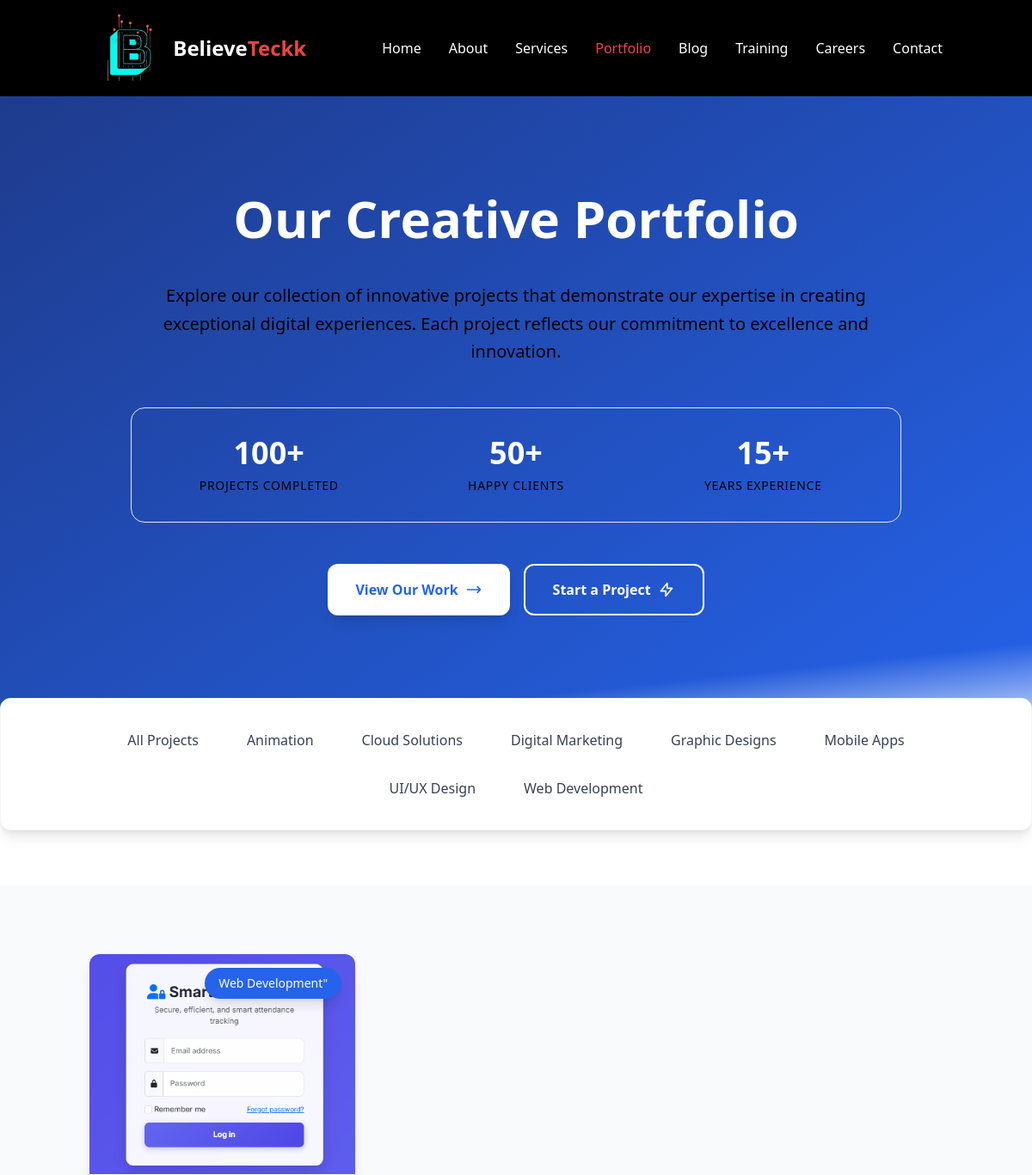
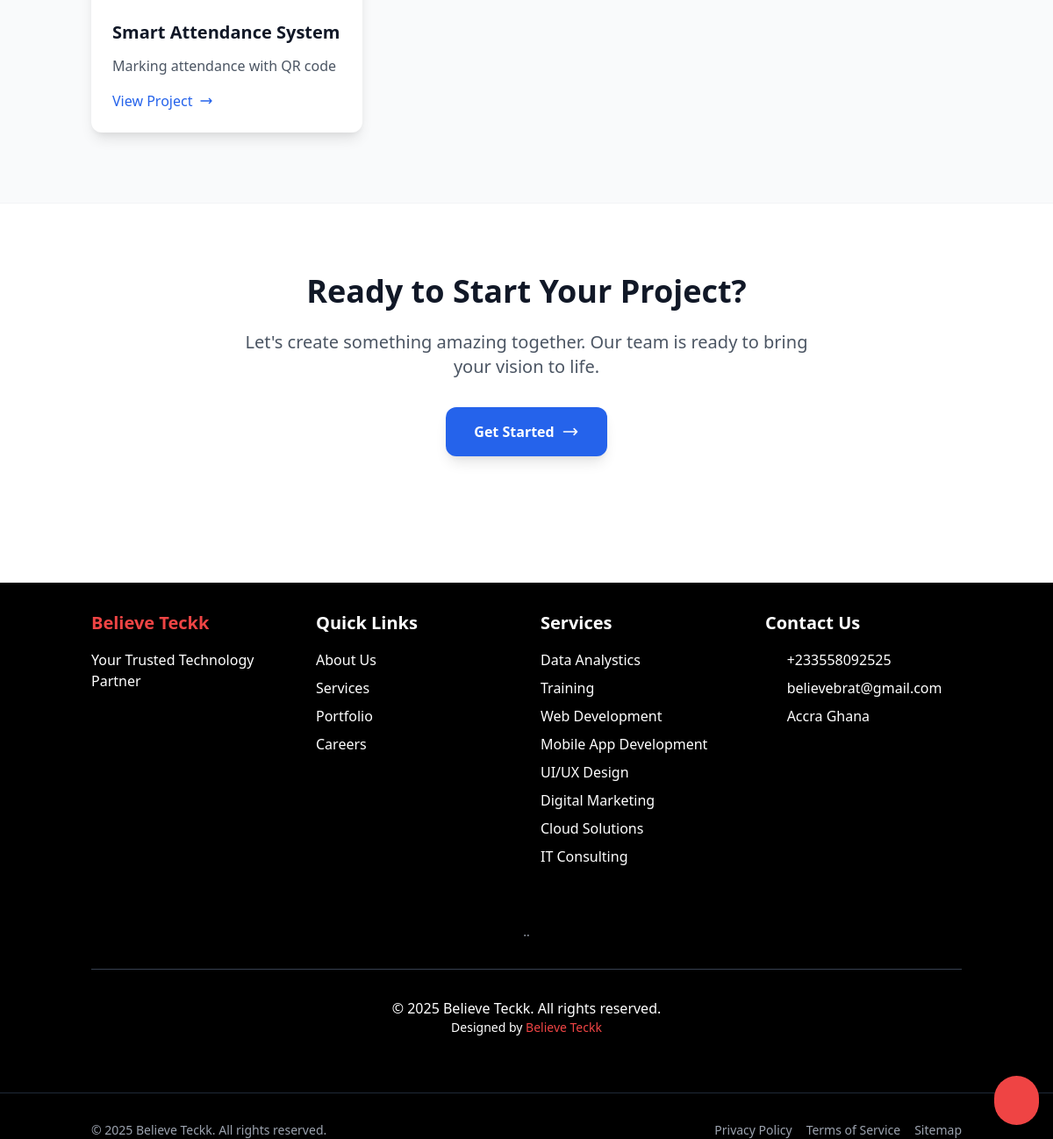
Screenshot of /portfolio.php with the database file from the repository (2 pictures, top to bottom).
### tables this page shows
CREATE TABLE `portfolio_categories` (
  `id` int(11) NOT NULL,
  `name` varchar(100) NOT NULL,
  `slug` varchar(100) NOT NULL,
  `description` text DEFAULT NULL,
  `created_at` timestamp NOT NULL DEFAULT current_timestamp(),
  `updated_at` timestamp NOT NULL DEFAULT current_timestamp() ON UPDATE current_timestamp()
);

CREATE TABLE `portfolio_items` (
  `id` int(11) NOT NULL,
  `category_id` int(11) DEFAULT NULL,
  `title` varchar(255) NOT NULL,
  `slug` varchar(255) NOT NULL,
  `description` text DEFAULT NULL,
  `content` text DEFAULT NULL,
  `client` varchar(100) DEFAULT NULL,
  `project_date` date DEFAULT NULL,
  `image` varchar(255) DEFAULT NULL,
  `technologies` text DEFAULT NULL,
  `project_url` varchar(255) DEFAULT NULL,
  `testimonial` text DEFAULT NULL,
  `testimonial_author` varchar(100) DEFAULT NULL,
  `is_featured` tinyint(1) DEFAULT 0,
  `is_active` tinyint(1) DEFAULT 1,
  `created_at` timestamp NOT NULL DEFAULT current_timestamp(),
  `updated_at` timestamp NOT NULL DEFAULT current_timestamp() ON UPDATE current_timestamp()
);

CREATE TABLE `services` (
  `id` int(11) NOT NULL,
  `title` varchar(255) NOT NULL,
  `slug` varchar(255) NOT NULL,
  `description` text DEFAULT NULL,
  `icon` varchar(50) DEFAULT NULL,
  `is_active` tinyint(1) DEFAULT 1,
  `created_at` timestamp NOT NULL DEFAULT current_timestamp(),
  `updated_at` timestamp NOT NULL DEFAULT current_timestamp() ON UPDATE current_timestamp()
);

### portfolio.php (the view, shortened to what the rows shown need)
<?php
require_once  __DIR__ . '/classes/Portfolio.php';
$db = Database::getInstance();
$portfolio = new Portfolio($db);
$categories = $portfolio->getCategories();
$items = $portfolio->getAllItems();
include 'includes/header.php';
?>
<section class="relative bg-gradient-to-br from-blue-900 to-blue-600 overflow-hidden py-32 lg:py-40">
    <div class="container mx-auto px-4 relative z-10">
        <div class="max-w-4xl mx-auto text-center">
            <h1 class="text-5xl md:text-6xl font-bold text-white mb-6 leading-tight">
                Our Creative Portfolio
                <div class="w-24 h-1 bg-white/80 mx-auto mt-4 rounded"></div>
            </h1>
        </div>
    </div>
</section>
<div class="bg-white shadow-lg rounded-xl border border-gray-100 -mt-16 mb-16 relative z-20">
    <div class="container mx-auto px-4 py-6">
        <div class="flex flex-wrap justify-center gap-2">
            <button class="px-6 py-3 rounded-lg font-medium text-gray-700 hover:bg-blue-600 hover:text-white transition-all duration-300 active" data-filter="all">
                All Projects
            </button>
            <?php foreach ($categories as $category): ?>
                <button class="px-6 py-3 rounded-lg font-medium text-gray-700 hover:bg-blue-600 hover:text-white transition-all duration-300" data-filter="<?php echo htmlspecialchars($category['id']); ?>">
                    <?php echo htmlspecialchars($category['name']); ?>
                </button>
            <?php endforeach; ?>
        </div>
    </div>
</div>
<section class="bg-gray-50 py-20">
    <div class="container mx-auto px-4">
        <div class="grid grid-cols-1 md:grid-cols-2 lg:grid-cols-3 gap-8">
            <?php if (empty($items)): ?>
                <div class="col-span-full text-center py-12">
                    <svg class="w-16 h-16 text-gray-400 mx-auto mb-4" fill="none" stroke="currentColor" viewBox="0 0 24 24">
                        <path stroke-linecap="round" stroke-linejoin="round" stroke-width="2" d="M3 7v10a2 2 0 002 2h14a2 2 0 002-2V9a2 2 0 00-2-2h-6l-2-2H5a2 2 0 00-2 2z"></path>
                    </svg>
                    <h3 class="text-xl font-semibold text-gray-700 mb-2">No Projects Available</h3>
                    <p class="text-gray-500">We're working on adding new projects to our portfolio. Check back soon!</p>
                </div>
            <?php else: ?>
                <?php foreach ($items as $item): ?>
                    <div class="group portfolio-item" data-category="<?php echo htmlspecialchars($item['category_id']); ?>">
                        <div class="bg-white rounded-xl overflow-hidden shadow-lg hover:shadow-2xl transition-all duration-300 transform hover:-translate-y-2">
                            <div class="relative h-64 overflow-hidden">
                                <img src="<?php echo htmlspecialchars($item['image'] ?? '');?>"
                                     alt="<?php echo htmlspecialchars($item['title']?? '');?>"
                                     class="w-full h-full object-cover transform group-hover:scale-110 transition-transform duration-500">
                                <div class="absolute top-4 right-4 bg-blue-600 text-white px-4 py-2 rounded-full text-sm font-medium shadow-lg">
                                    <?php echo htmlspecialchars($item['category_name']?? '');?>"
                                </div>
                            </div>
                            <div class="p-6">
                                <h3 class="text-xl font-bold text-gray-900 mb-3"><?php echo htmlspecialchars($item['title']); ?></h3>
                                <p class="text-gray-600 mb-4 line-clamp-2"><?php echo htmlspecialchars($item['description']); ?></p>
                                <a href="portfolio-detail.php?id=<?php echo $item['id']; ?>"
                                   class="inline-flex items-center text-blue-600 font-medium hover:text-blue-700 transition-colors duration-300">
                                    View Project
                                    <svg class="w-4 h-4 ml-2 transform group-hover:translate-x-1 transition-transform duration-300" fill="none" stroke="currentColor" viewBox="0 0 24 24">
                                        <path stroke-linecap="round" stroke-linejoin="round" stroke-width="2" d="M17 8l4 4m0 0l-4 4m4-4H3"></path>
                                    </svg>
                                </a>
                            </div>
                        </div>
                    </div>
                <?php endforeach; ?>
            <?php endif; ?>
        </div>
    </div>
</section>
<section class="bg-white py-20 border-t border-gray-100">
    <div class="container mx-auto px-4 text-center">
        <h2 class="text-4xl font-bold text-gray-900 mb-6">Ready to Start Your Project?</h2>
    </div>
</section>
<?php include 'includes/footer.php'; ?>

### includes/footer.php (shortened to what the rows shown need)
<?php
require_once(__DIR__ . '/../config/config.php');
require_once(__DIR__ . '/../classes/Admin.php');
$db = Database::getInstance();
$admin = new Admin($db);
?>
    </main>
    <footer class="bg-black text-white mt-16">
        <div class="container mx-auto px-4 py-8">
            <div class="grid grid-cols-1 md:grid-cols-4 gap-8">
                <div>
                    <ul class="space-y-2">
                        <?php
                        $services = $admin->getServices();
                        foreach ($services as $service): ?>
                            <li><a href="services.php#<?php echo htmlspecialchars($service['id']); ?>" class="hover:text-red-500 transition duration-300"><?php echo htmlspecialchars($service['title']); ?></a></li>
                        <?php endforeach; ?>
                    </ul>
                </div>
            </div>
        </div>
    </footer>
</body>
</html>

### rows the page displays
portfolio_categories: name "Animation"
portfolio_categories: name "Cloud Solutions"
portfolio_categories: name "Digital Marketing"
portfolio_categories: name "Graphic Designs"
portfolio_categories: name "Mobile Apps"
portfolio_categories: name "UI/UX Design"
portfolio_categories: name "Web Development"
portfolio_items: image (picture), portfolio_categories.name "Web Development", title "Smart Attendance System", description "Marking attendance with QR code"
services: title "Data Analystics"
services: title "Training"
services: title "Web Development"
services: title "Mobile App Development"
services: title "UI/UX Design"
services: title "Digital Marketing"
services: title "Cloud Solutions"
services: title "IT Consulting"

### other values shown
$label "Home"
$label "About"
$label "Services"
$label "Portfolio"
$label "Blog"
$label "Training"
$label "Careers"
$label "Contact"
$settings['site_name'] "Believe Teckk"
$settings['site_description'] "Your Trusted Technology Partner"
$settings['contact_phone'] "+233558092525"
$settings['contact_email'] "believebrat@gmail.com"
$settings['contact_address'] "Accra Ghana"
